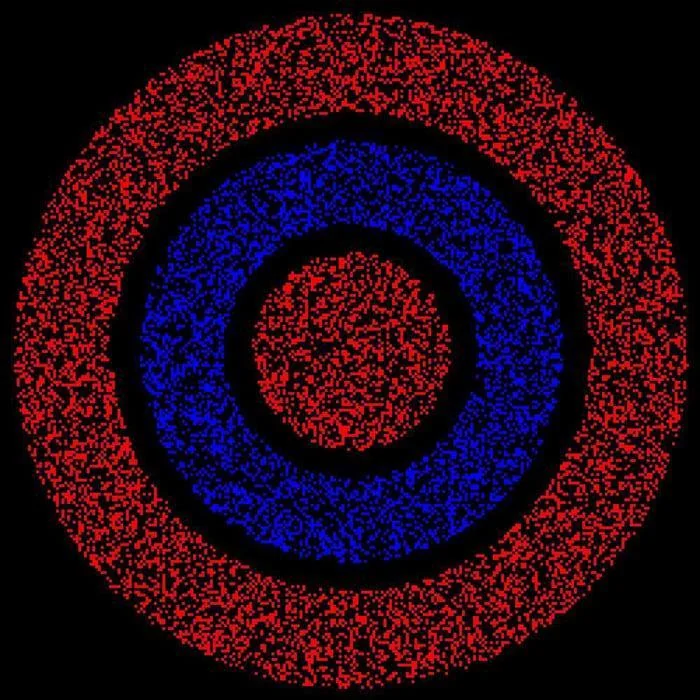
#> input picture cromoestereopsis.webp, 700 x 700 px
$ python chromostereopsis_lab.py
#> lines starting #> are read from the running program, lines starting #| are printed output that depends on the picture
"""
Laboratorio de Cromoestereopsis Temporal & Transformación Cromática 2D XY
========================================================================
Autor: J. Z. Salinas & Antigravity (2026)
Licencia: MIT

Propósito:
----------
Este software investiga los mecanismos psicofísicos de la cromoestereopsis,
la aberración cromática transversal (TCA) y el papel de las frecuencias espaciales
altas (patrones punteados vs. sólidos planos) bajo la visión con lentes convergentes (+2.0 D).
"""

import cv2
import numpy as np
import time
import os


# [21 lines left out: function generate_procedural_pattern, not called in this run]

def generate_solid_pattern(height=700, width=700, filename="image_1.png"):
    """
    Genera una imagen sólida uniforme (image_1.png) con los radios y centro
    CALIBRADOS Y AJUSTADOS de cromoestereopsis.webp:
      - Centro exacto del patrón: (350, 351)
      - Disco Central Rojo: Radio 0 a 100 px
      - Espacio Negro 1: Radio 100 a 130 px
      - Anillo Medio Azul: Radio 130 a 210 px (ajustado -10px exterior, +10px interior)
      - Espacio Negro 2: Radio 210 a 240 px
      - Anillo Exterior Rojo: Radio 240 a 340 px
    """
    img = np.zeros((height, width, 3), dtype=np.uint8)
    center_x, center_y = 350, 351

    y, x = np.ogrid[:height, :width]
    dist = np.sqrt((x - center_x)**2 + (y - center_y)**2)

    # Radios calibrados del patrón geométrico
    mask_red_center = dist <= 100
    mask_blue_ring = (dist >= 130) & (dist <= 210)
    mask_red_outer = (dist >= 240) & (dist <= 340)

    # Relleno 100% puro y uniforme de alta precisión
    img[:, :, 2] = np.where(mask_red_center | mask_red_outer, 255, 0)
    img[:, :, 0] = np.where(mask_blue_ring, 255, 0)

    cv2.imwrite(filename, img)
    print(f"[+] Imagen sólida 'image_1.png' regenerada con radios de anillo azul: 130px - 210px.")
    return img


def nothing(x):
    pass

def main():
    # 1. Cargar o generar imágenes de prueba (Webp estocástico vs Sólido plano)
    path_webp = "cromoestereopsis.webp"
    path_solid = "image_1.png"

    img_webp = cv2.imread(path_webp) if os.path.exists(path_webp) else None
#> img_webp is the input picture: shape (700, 700, 3); mean B, G, R 25.4, 8.2, 39.6
    if img_webp is None:
        print("[!] Generando patrón punteado sintético...")
        img_webp = generate_procedural_pattern()
        cv2.imwrite(path_webp, img_webp)

    img_solid = generate_solid_pattern(filename=path_solid)
#> in generate_solid_pattern, `cv2.imwrite(filename, img)`:
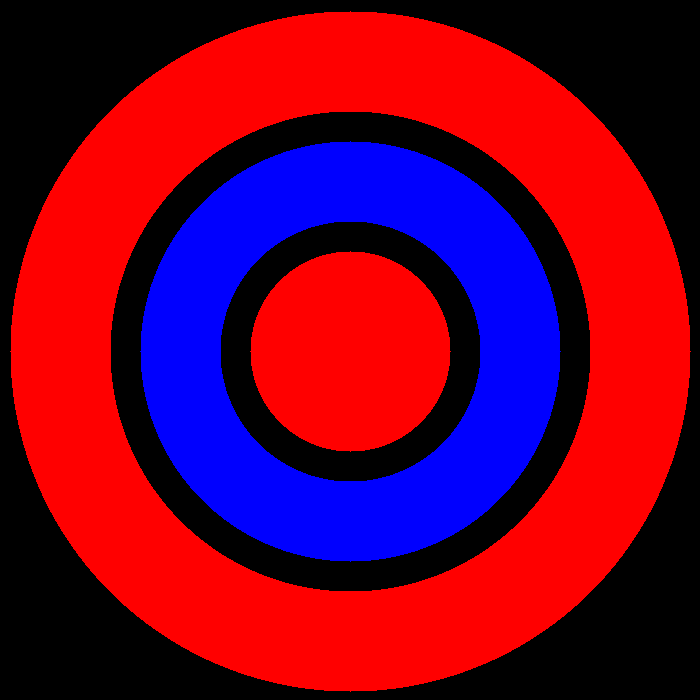
#> saved as image_1.png: shape (700, 700, 3); mean B, G, R 44.5, 0, 111.2

    # Asegurar que ambas imágenes tengan las mismas dimensiones
    h, w, _ = img_webp.shape
    if img_solid.shape[:2] != (h, w):
        img_solid = cv2.resize(img_solid, (w, h), interpolation=cv2.INTER_NEAREST)

    MAX_SAFE_FPS = 240       # Límite de seguridad
    DEFAULT_BASE_FPS = 144   # Refresco base monitor (144 Hz)

    # Configuración de Ventanas de la GUI
    win_main = "Laboratorio Óptico - Cromoestereopsis Temporal"
    win_ctrl = "Panel de Control"

    cv2.namedWindow(win_main, cv2.WINDOW_AUTOSIZE)
    cv2.namedWindow(win_ctrl, cv2.WINDOW_NORMAL)
    cv2.resizeWindow(win_ctrl, 540, 480)

    # Trackbars principales
    cv2.createTrackbar("Base Refresco (Hz)", win_ctrl, DEFAULT_BASE_FPS, MAX_SAFE_FPS, nothing)
    cv2.createTrackbar("FPS Rojo (Hz)", win_ctrl, DEFAULT_BASE_FPS, MAX_SAFE_FPS, nothing)
    cv2.createTrackbar("FPS Azul (Hz)", win_ctrl, DEFAULT_BASE_FPS, MAX_SAFE_FPS, nothing)

    # Trackbars para Intensidad / Ganancia de Color (0% a 100%)
    cv2.createTrackbar("Intensidad Rojo (%)", win_ctrl, 100, 100, nothing)
    cv2.createTrackbar("Intensidad Azul (%)", win_ctrl, 100, 100, nothing)

    # Plano 2D XY para la región originalmente Azul
    cv2.createTrackbar("Plano XY Azul: Eje X (B%)", win_ctrl, 100, 100, nothing)
    cv2.createTrackbar("Plano XY Azul: Eje Y (R%)", win_ctrl, 0, 100, nothing)

    # NUEVO: Filtro Pasabajo de Frecuencia Espacial (Gaussian Blur Sigma x10: 0.0 a 10.0)
    cv2.createTrackbar("Filtro Espacial (Sigma x10)", win_ctrl, 0, 100, nothing)
    # NUEVO: Selector de Canal a Filtrar (0 = Ambos, 1 = Solo Rojo, 2 = Solo Azul)
    cv2.createTrackbar("Filtro Canal: 0=Ambos 1=Rojo 2=Azul", win_ctrl, 1, 2, nothing)

    # Selector de Imagen Fuente (0 = Webp Punteado, 1 = Sólido Plano)
    cv2.createTrackbar("Fuente: 0=Punteado 1=Solido", win_ctrl, 0, 1, nothing)

    # Trackbar de Modo: 0 = Parpadeo a Negro (Flicker), 1 = Sample & Hold (Ralentización)
    cv2.createTrackbar("Modo: 0=Flicker 1=S&H", win_ctrl, 0, 1, nothing)
    # Trackbar para activar oscilación armónica suave
    cv2.createTrackbar("Movimiento Dinamico", win_ctrl, 0, 1, nothing)

    frame_count = 0

    # Variables para cálculo de FPS reales
    last_time = time.perf_counter()
    real_fps = DEFAULT_BASE_FPS
    frame_times = []

    # Variables para el Método Psicofísico de los Límites (Staircase Protocol)
    sigma_muerte = None
    sigma_vida = None

    print("\n" + "="*65)
    print(" LABORATORIO ÓPTICO DE CROMOESTEREOPSIS TEMPORAL (144+ Hz)")
    print(" Protocolo Psicofísico & Filtro de Frecuencia Espacial Selector")
    print("="*65)
    print(" [+] Controles activos:")
    print("     - Filtro Espacial (Sigma x10): Ajusta el desenfoque pasabajo (0.0 a 10.0).")
    print("     - Filtro Canal: 0 (Ambos) | 1 (Solo Banda Roja) | 2 (Solo Banda Azul).")
    print("     - Tecla 'm': Registrar σ_muerte (Barrido ascendente: Colapso del 3D).")
    print("     - Tecla 'v': Registrar σ_vida (Barrido descendente: Recuperación del 3D).")
    print("     - Fuente: 0 (Punteado Webp) | 1 (Sólido Plano Image_1).")
    print("     - Tecla ESC o 'q': Salir.")
    print("="*65 + "\n")

    while True:
        loop_start = time.perf_counter()
        frame_count += 1

        # 1. Selección de Imagen Fuente (Punteada vs Sólida)
        src_sel = cv2.getTrackbarPos("Fuente: 0=Punteado 1=Solido", win_ctrl)
        active_source = img_solid if src_sel == 1 else img_webp

        # Extraer canales individuales de la imagen fuente
        b_source, _, r_source = cv2.split(active_source)
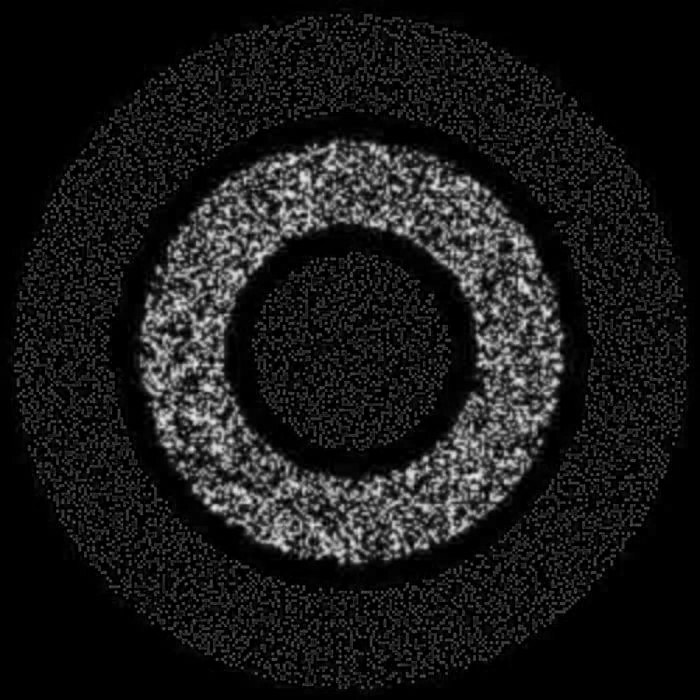
#> b_source: shape (700, 700); min 0, max 235, mean 25.4
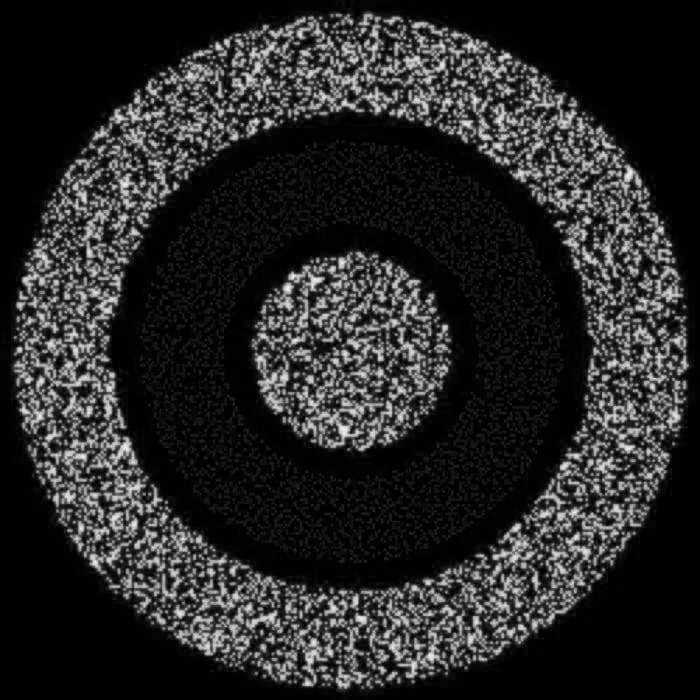
#> r_source: shape (700, 700); min 0, max 251, mean 39.6
        g_blank = np.zeros((h, w), dtype=np.uint8)

        # 2. Leer Filtro Pasabajo de Frecuencia Espacial y Target de Canal
        sigma_val = cv2.getTrackbarPos("Filtro Espacial (Sigma x10)", win_ctrl) / 10.0
        filter_target = cv2.getTrackbarPos("Filtro Canal: 0=Ambos 1=Rojo 2=Azul", win_ctrl)

        if sigma_val > 0.0:
            k_size = int(2 * np.ceil(3 * sigma_val) + 1)
            k_size = max(3, k_size if k_size % 2 == 1 else k_size + 1)

            if filter_target == 0:  # Filtrar Ambos Canales
                r_source = cv2.GaussianBlur(r_source, (k_size, k_size), sigma_val)
                b_source = cv2.GaussianBlur(b_source, (k_size, k_size), sigma_val)
            elif filter_target == 1:  # Filtrar Solo Canal Rojo
                r_source = cv2.GaussianBlur(r_source, (k_size, k_size), sigma_val)
            elif filter_target == 2:  # Filtrar Solo Canal Azul
                b_source = cv2.GaussianBlur(b_source, (k_size, k_size), sigma_val)

            fc_cutoff = 1.0 / (2 * np.pi * sigma_val)
        else:
            fc_cutoff = float('inf')


        # 3. Leer controles de tiempo e intensidad
        base_fps = max(1, min(MAX_SAFE_FPS, cv2.getTrackbarPos("Base Refresco (Hz)", win_ctrl)))

        fps_R_raw = cv2.getTrackbarPos("FPS Rojo (Hz)", win_ctrl)
        fps_B_raw = cv2.getTrackbarPos("FPS Azul (Hz)", win_ctrl)
        fps_R = max(1, min(base_fps, fps_R_raw))
        fps_B = max(1, min(base_fps, fps_B_raw))

        gain_R = cv2.getTrackbarPos("Intensidad Rojo (%)", win_ctrl) / 100.0
        gain_B = cv2.getTrackbarPos("Intensidad Azul (%)", win_ctrl) / 100.0

        coord_X = cv2.getTrackbarPos("Plano XY Azul: Eje X (B%)", win_ctrl) / 100.0
        coord_Y = cv2.getTrackbarPos("Plano XY Azul: Eje Y (R%)", win_ctrl) / 100.0

        mode = cv2.getTrackbarPos("Modo: 0=Flicker 1=S&H", win_ctrl)
        motion_on = cv2.getTrackbarPos("Movimiento Dinamico", win_ctrl)

        # 4. Movimiento Armónico Dinámico (si está activo)
        if motion_on == 1:
            shift_x = int(20 * np.sin(frame_count * 0.05))
            shift_y = int(10 * np.cos(frame_count * 0.05))
            M = np.float32([[1, 0, shift_x], [0, 1, shift_y]])
            curr_r_base = cv2.warpAffine(r_source, M, (w, h))
            curr_b_base = cv2.warpAffine(b_source, M, (w, h))
        else:
            curr_r_base = r_source
            curr_b_base = b_source

        # 5. Transformación Cromática 2D en el Plano XY para la Región Azul
        curr_b = cv2.convertScaleAbs(curr_b_base, alpha=coord_X)
        added_r = cv2.convertScaleAbs(curr_b_base, alpha=coord_Y)
#> added_r: shape (700, 700); every value is 0
        curr_r = cv2.add(curr_r_base, added_r)

        # 6. LÓGICA TEMPORAL PER-CANAL
        if mode == 0:
            period_R = base_fps / fps_R
            phase_R = (frame_count % period_R) / period_R
            out_R = curr_r if (phase_R < 0.5 or fps_R == base_fps) else g_blank

            period_B = base_fps / fps_B
            phase_B = (frame_count % period_B) / period_B
            out_B = curr_b if (phase_B < 0.5 or fps_B == base_fps) else g_blank

        else:
            interval_R = max(1, int(round(base_fps / fps_R)))
            if frame_count % interval_R == 0:
                buf_R = curr_r.copy()
            out_R = buf_R

            interval_B = max(1, int(round(base_fps / fps_B)))
            if frame_count % interval_B == 0:
                buf_B = curr_b.copy()
            out_B = buf_B

        # 7. Aplicar escala de intensidad cromática global
        if gain_R < 1.0:
            out_R = cv2.convertScaleAbs(out_R, alpha=gain_R)
        if gain_B < 1.0:
            out_B = cv2.convertScaleAbs(out_B, alpha=gain_B)

        # 8. Recombinación BGR
        composite = cv2.merge([out_B, g_blank, out_R])
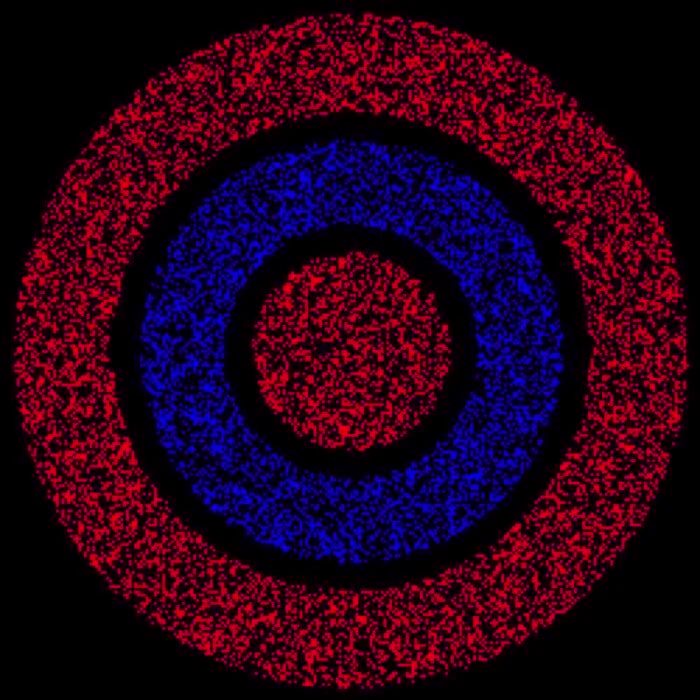
#> composite: shape (700, 700, 3); mean of channels 0, 1, 2 25.4, 0, 39.6; drawn as B, G, R

        # 9. HUD de Telemetría Psicofísica & Estado del Experimento
        modo_str = "Flicker a Negro" if mode == 0 else "Sample & Hold"
        src_str = "Punteado (Webp)" if src_sel == 0 else "Solido Plano (Image_1)"

        cv2.putText(composite, f"Fuente: {src_str} | Modo: {modo_str} | Target: {base_fps} Hz ({real_fps:.1f} FPS)",
                    (20, 30), cv2.FONT_HERSHEY_SIMPLEX, 0.5, (255, 255, 255), 2)

        target_name = "Ambos" if filter_target == 0 else ("Rojo" if filter_target == 1 else "Azul")
        fc_str = "Infinito" if fc_cutoff == float('inf') else f"{fc_cutoff:.3f} cyc/px"
        cv2.putText(composite, f"Filtro Espacial ({target_name}): Sigma = {sigma_val:.1f} (fc_corte: {fc_str})",
                    (20, 55), cv2.FONT_HERSHEY_SIMPLEX, 0.5, (0, 255, 255), 2)


        # Mostrar Telemetría del Método de los Límites (Staircase Protocol)
        if sigma_muerte is not None or sigma_vida is not None:
            m_str = f"{sigma_muerte:.1f}" if sigma_muerte is not None else "--"
            v_str = f"{sigma_vida:.1f}" if sigma_vida is not None else "--"
            if sigma_muerte is not None and sigma_vida is not None:
                u_str = f"{(sigma_muerte + sigma_vida)/2.0:.2f}"
            else:
                u_str = "Pendiente"
            cv2.putText(composite, f"Staircase: Sigma Muerte={m_str} | Sigma Vida={v_str} -> Umbral={u_str}",
                        (20, 80), cv2.FONT_HERSHEY_SIMPLEX, 0.5, (0, 255, 0), 2)
        else:
            cv2.putText(composite, "Staircase: Presiona 'm' (Muerte 3D) o 'v' (Vida 3D) para medir umbral",
                        (20, 80), cv2.FONT_HERSHEY_SIMPLEX, 0.45, (200, 200, 200), 1)
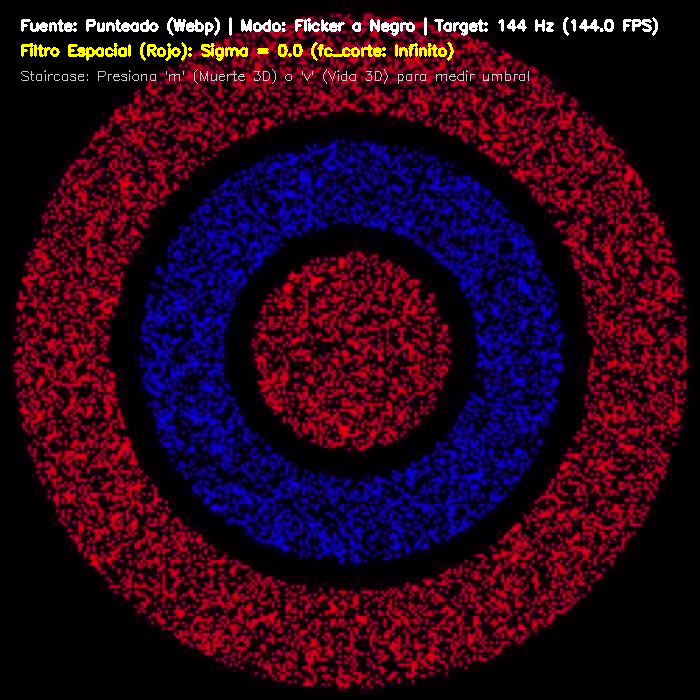
#> composite: shape (700, 700, 3); mean of channels 0, 1, 2 27.7, 3.9, 42.9; drawn as B, G, R

        # Advertencia de seguridad en pantalla si hay alta frecuencia de destello fotosensible (10-30 Hz)
        if mode == 0 and ((10 <= fps_R <= 30 and fps_R != base_fps) or (10 <= fps_B <= 30 and fps_B != base_fps)):
            cv2.putText(composite, "[!] ALERTA DE FOTOSENSIBILIDAD (Flicker 10-30 Hz)",
                        (20, 105), cv2.FONT_HERSHEY_SIMPLEX, 0.45, (0, 0, 255), 2)

        cv2.imshow(win_main, composite)

        # 10. Regulación de tiempo e interacción por teclado
        target_frame_time = 1.0 / base_fps
        elapsed = time.perf_counter() - loop_start
        sleep_time = target_frame_time - elapsed

        if sleep_time > 0.001:
            time.sleep(sleep_time - 0.0005)

        key = cv2.waitKey(1) & 0xFF
#> (key q is pressed here)
        if key == 27 or key == ord('q'):
            break
        elif key == ord('m'):
            sigma_muerte = sigma_val
            print(f"[>] REGISTRADO: Sigma Muerte (Colapso 3D) = {sigma_muerte:.1f}")
        elif key == ord('v'):
            sigma_vida = sigma_val
            print(f"[>] REGISTRADO: Sigma Vida (Recuperación 3D) = {sigma_vida:.1f}")
            if sigma_muerte is not None:
                umbral = (sigma_muerte + sigma_vida) / 2.0
                print(f"[★] UMBRAL CRÍTICO PSICOFÍSICO CALCULADO: Sigma Umbral = {umbral:.2f}")

        now = time.perf_counter()
        dt = now - last_time
        last_time = now
        if dt > 0:
            frame_times.append(1.0 / dt)
            if len(frame_times) > 30:
                frame_times.pop(0)
            real_fps = sum(frame_times) / len(frame_times)

    cv2.destroyAllWindows()

if __name__ == "__main__":
    main()
